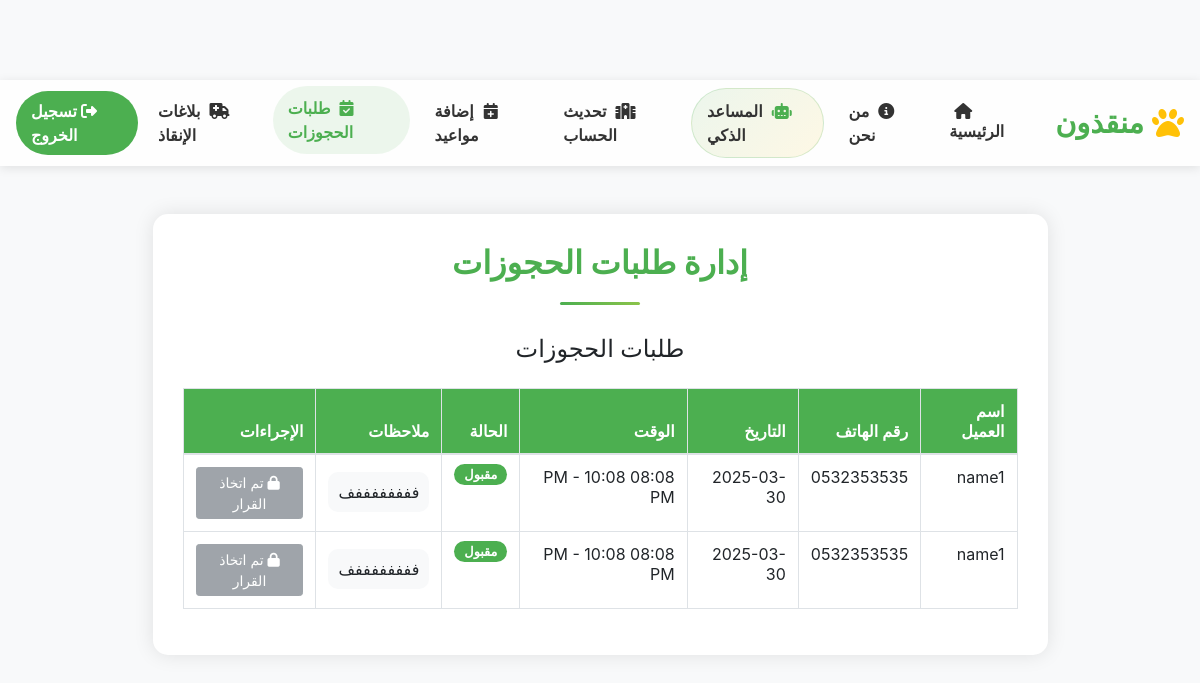
The app's page /clinic_bookings.php (signed in) with its own data.
### tables this page shows
CREATE TABLE `clinic_bookings` (
  `id` int(11) NOT NULL,
  `client_id` int(11) NOT NULL,
  `clinic_id` int(11) NOT NULL,
  `schedule_id` int(11) NOT NULL,
  `notes` text DEFAULT NULL,
  `status` enum('pending','approved','rejected','completed','cancelled') NOT NULL DEFAULT 'pending',
  `created_at` datetime NOT NULL DEFAULT current_timestamp(),
  `updated_at` datetime DEFAULT NULL ON UPDATE current_timestamp()
);

CREATE TABLE `people` (
  `id` int(11) NOT NULL,
  `name` varchar(255) NOT NULL,
  `email` varchar(255) NOT NULL,
  `password` varchar(255) NOT NULL,
  `phone` varchar(255) NOT NULL,
  `status` int(11) NOT NULL DEFAULT 0,
  `logo` text NOT NULL,
  `address` text NOT NULL,
  `bio` text NOT NULL,
  `role_id` int(11) NOT NULL,
  `city_id` int(11) NOT NULL,
  `account_number` varchar(100) DEFAULT NULL,
  `iban` varchar(100) DEFAULT NULL,
  `bank_id` int(11) DEFAULT NULL
);

CREATE TABLE `clinic_schedules` (
  `id` int(11) NOT NULL,
  `clinic_id` int(11) NOT NULL,
  `date` date NOT NULL,
  `start_time` time NOT NULL,
  `end_time` time NOT NULL,
  `max_bookings` int(11) NOT NULL DEFAULT 1,
  `zoom_link` varchar(255) DEFAULT NULL,
  `created_at` timestamp NOT NULL DEFAULT current_timestamp()
);

### clinic_bookings.php (the view, shortened to what this page needs)
<?php
include("conn.php");
include("header.php");
$clinic_id = $_SESSION['id'];
$bookings_query = "SELECT cb.*, cs.date, cs.start_time, cs.end_time, p.name as client_name, p.phone as client_phone
                  FROM clinic_bookings cb
                  JOIN clinic_schedules cs ON cb.schedule_id = cs.id
                  JOIN people p ON cb.client_id = p.id
                  WHERE cs.clinic_id = ?
                  ORDER BY cs.date ASC, cs.start_time ASC";
$stmt = mysqli_prepare($db, $bookings_query);
mysqli_stmt_bind_param($stmt, "i", $clinic_id);
mysqli_stmt_execute($stmt);
$bookings_result = mysqli_stmt_get_result($stmt);
?>
<!DOCTYPE html>
<html lang="ar" dir="rtl">
<head>
    <link rel="stylesheet" href="https://stackpath.bootstrapcdn.com/bootstrap/4.5.2/css/bootstrap.min.css">
</head>
<body>
    <div class="container mt-5">
        <div class="row">
            <div class="col-md-10 mx-auto">
                <div class="bookings-container">
                    <div class="bookings-header">
                        <h2>إدارة طلبات الحجوزات</h2>
                    </div>
                    <div class="bookings-table">
                        <h4 class="mb-4 text-center">طلبات الحجوزات</h4>
                        <?php if (mysqli_num_rows($bookings_result) > 0): ?>
                            <div class="table-responsive">
                                <table class="table table-bordered table-hover">
                                    <thead>
                                        <tr>
                                            <th>اسم العميل</th>
                                            <th>رقم الهاتف</th>
                                            <th>التاريخ</th>
                                            <th>الوقت</th>
                                            <th>الحالة</th>
                                            <th>ملاحظات</th>
                                            <th>الإجراءات</th>
                                        </tr>
                                    </thead>
                                    <tbody>
                                        <?php while ($booking = mysqli_fetch_assoc($bookings_result)): ?>
                                            <tr>
                                                <td><?= $booking['client_name'] ?></td>
                                                <td><?= $booking['client_phone'] ?></td>
                                                <td><?= date('Y-m-d', strtotime($booking['date'])) ?></td>
                                                <td>
                                                    <?= date('h:i A', strtotime($booking['start_time'])) ?> -
                                                    <?= date('h:i A', strtotime($booking['end_time'])) ?>
                                                </td>
                                                <td>
                                                    <?php if ($booking['status'] == 'pending'): ?>
                                                        <span class="status-pending">قيد الانتظار</span>
                                                    <?php elseif ($booking['status'] == 'approved'): ?>
                                                        <span class="status-approved">مقبول</span>
                                                    <?php elseif ($booking['status'] == 'rejected'): ?>
                                                        <span class="status-rejected">مرفوض</span>
                                                    <?php endif; ?>
                                                </td>
                                                <td>
                                                    <?php if (!empty($booking['notes'])): ?>
                                                        <div class="booking-details">
                                                            <?= $booking['notes'] ?>
                                                        </div>
                                                    <?php else: ?>
                                                        <span class="text-muted">لا توجد ملاحظات</span>
                                                    <?php endif; ?>
                                                </td>
                                                <td>
                                                    <?php if ($booking['status'] == 'pending'): ?>
                                                        <a href="clinic_bookings.php?accept_id=<?= $booking['id'] ?>" class="btn btn-accept btn-sm" onclick="return confirm('هل أنت متأكد من قبول هذا الحجز؟')">
                                                            <i class="fas fa-check"></i> قبول
                                                        </a>
                                                        <a href="clinic_bookings.php?reject_id=<?= $booking['id'] ?>" class="btn btn-reject btn-sm mt-1" onclick="return confirm('هل أنت متأكد من رفض هذا الحجز؟')">
                                                            <i class="fas fa-times"></i> رفض
                                                        </a>
                                                    <?php else: ?>
                                                        <button class="btn btn-secondary btn-sm" disabled>
                                                            <i class="fas fa-lock"></i> تم اتخاذ القرار
                                                        </button>
                                                    <?php endif; ?>
                                                </td>
                                            </tr>
                                        <?php endwhile; ?>
                                    </tbody>
                                </table>
                            </div>
                        <?php else: ?>
                            <div class="no-bookings">
                                <p class="text-muted">لا توجد طلبات حجوزات حالياً</p>
                            </div>
                        <?php endif; ?>
                    </div>
                </div>
            </div>
        </div>
    </div>
</body>
</html>

### header.php (style rules this page uses)
.row { margin-left: 0px !important; margin-right: 0px !important; }

### clinic_bookings.php (style rules this page uses)
body { background-color: #f8f9fa; padding-top: 80px; }
.bookings-container { background-color: #fff; border-radius: 15px; box-shadow: 0 0 20px rgba(0, 0, 0, 0.1); padding: 30px; margin-bottom: 30px; }
.bookings-header { text-align: center; margin-bottom: 30px; position: relative; }
.bookings-header h2 { color: #4CAF50; font-weight: 700; margin-bottom: 20px; }
.bookings-header::after { content: ''; display: block; width: 80px; height: 3px; background: linear-gradient(90deg, #4CAF50, #8BC34A); margin: 15px auto 0; border-radius: 3px; }
.bookings-table { margin-top: 30px; }
.bookings-table th { background-color: #4CAF50; color: white; font-weight: 600; }
.status-approved { background-color: #4CAF50; color: white; padding: 3px 10px; border-radius: 50px; font-size: 0.8rem; font-weight: 600; }
.booking-details { background-color: #f8f9fa; padding: 10px; border-radius: 10px; margin-top: 5px; }

### records on screen
clinic_bookings: client.name "name1", client.phone "0532353535", schedule.date "2025-03-30", schedule.start_time "08:08 PM", schedule.end_time "10:08 PM", status "مقبول", notes "ففففففففف"
clinic_bookings: client.name "name1", client.phone "0532353535", schedule.date "2025-03-30", schedule.start_time "08:08 PM", schedule.end_time "10:08 PM", status "مقبول", notes "ففففففففف"
